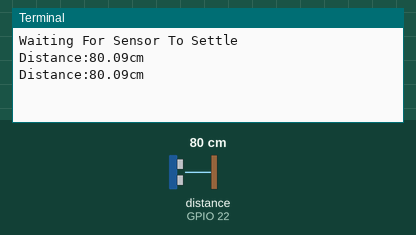
The program below on a simulated Raspberry Pi (BCM pin numbers). Shown: the last lines printed to the terminal. Inputs (shaded band) come from the test bench; at power-on: distance to the obstacle (sensor on GPIO 22) 80 cm. The echo pulse lasts 58.3 µs per cm; the clock reads 2024-03-15 10:24:30 at power-on unless the program sets it.

Above: at 3.2 s.
3.3 s: distance to the obstacle (sensor on GPIO 22) set to 2 cm
At 4.6 s:
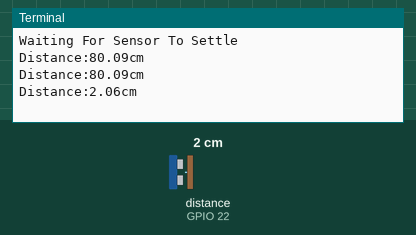
4.8 s: distance to the obstacle (sensor on GPIO 22) set to 4 cm
At 5.7 s:
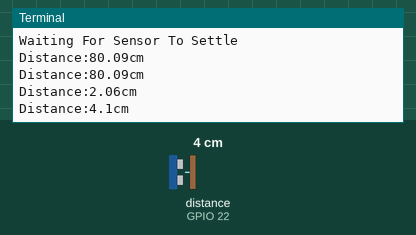
Timing chart, 0 to 7.8 s (numbered marks = the images above; inputs shaded):
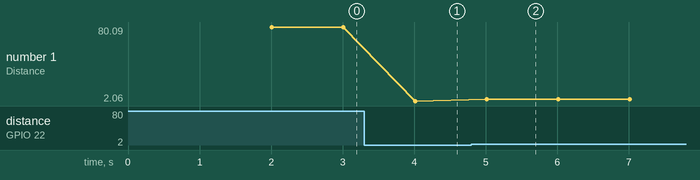

Measured:
- after the input at 3.3 s, the terminal: prints a new line after 0.71 s (image 1)
- after the input at 4.8 s, the terminal: prints a new line after 0.21 s (image 2)
- plotted number 1: 80.09 → 2.06 after the input at 3.3 s, 2.06 → 4.1 after the input at 4.8 s

The program:

distanceEvalBoard.py
```python
#!/usr/bin/python

import RPi.GPIO as GPIO
import time

TRIG = 27
ECHO = 22

def Setup():
	GPIO.setmode(GPIO.BCM)
	GPIO.setup(TRIG,GPIO.OUT)
	GPIO.setup(ECHO,GPIO.IN)
	GPIO.output(TRIG, False)

	print ("Waiting For Sensor To Settle")
	time.sleep(2)

def MeasureDistance():
	GPIO.output(TRIG, True)
	time.sleep(0.00001)
	GPIO.output(TRIG, False)

	while GPIO.input(ECHO)==0:
		pulse_start = time.time()

	while GPIO.input(ECHO)==1:
		pulse_end = time.time()

	pulse_duration = pulse_end - pulse_start
	distance = pulse_duration * 17150
	return round(distance, 2)

def Test():
	Setup()
	while True:
		dist = MeasureDistance()
		print ("Distance:"+str(dist) + "cm")
		time.sleep(1)


if __name__ == "__main__":
	try:
		Test()
	except KeyboardInterrupt:
		GPIO.cleanup()
		print ("bye-bye....")
```
